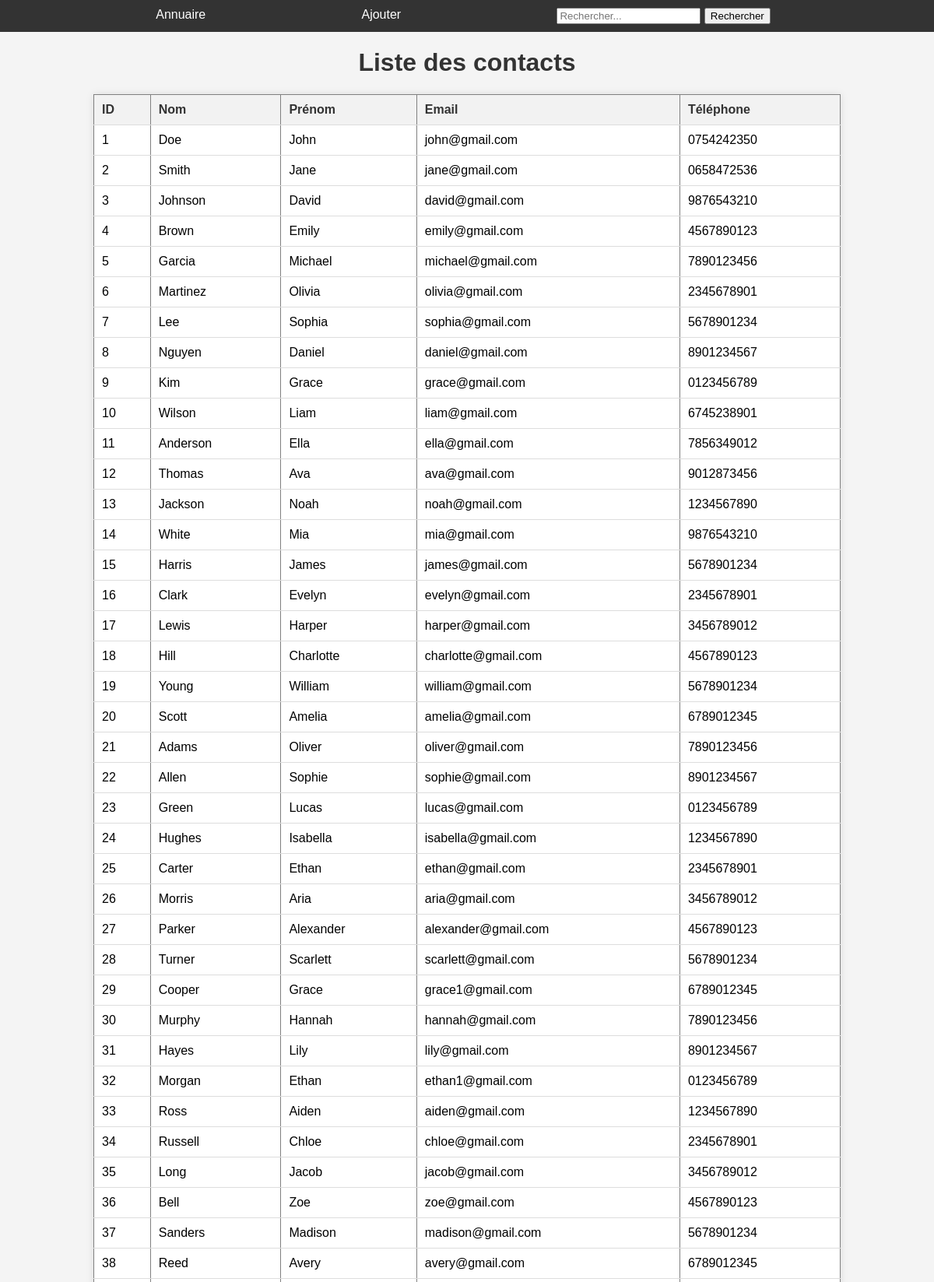
The page / (upper part) on the database its author committed.
### tables this page shows
CREATE TABLE contacts (
            id INTEGER PRIMARY KEY AUTOINCREMENT,
            nom TEXT,
            prenom TEXT,
            email TEXT,
            telephone TEXT
        );

### app.py (the view)
@app.route('/', methods=['GET', 'POST'])
def index():
    conn = connect_to_database()
    cursor = conn.cursor()
    cursor.execute('SELECT * FROM contacts')
    contacts = cursor.fetchall()
    conn.close()
    return render_template('annuaire.html', entries=contacts)

### app.py (called while the page is built)
def connect_to_database(): # connexion à la base de données
    conn = sqlite3.connect('../Projet_Python/carnet_adresses.db')
    cursor = conn.cursor() # création d'un objet cursor qui peremt de récupérer les données de la base de données
    cursor.execute('''
        CREATE TABLE IF NOT EXISTS contacts (
            id INTEGER PRIMARY KEY AUTOINCREMENT,
            nom TEXT,
            prenom TEXT,
            email TEXT,
            telephone TEXT
        )
    ''') # création d'une table contacts si n'existe pas
    conn.commit() # enregistrement de la table contacts
    return conn # connexion à la base de données

### templates/annuaire.html (shortened to what this page needs)
<!DOCTYPE html>
<html>
  <head>
    <link
      rel="stylesheet"
      href="{{ url_for('static', filename='styles.css') }}"
    />
  </head>
  <body>
    <nav>
      <ul class="menu">
        <li><a href="/">Annuaire</a></li>
        <li><a href="{{ url_for('ajouter_contact') }}">Ajouter</a></li>
        <li>
          <form action="{{ url_for('rechercher_contact') }}" method="GET">
            <input type="text" name="search" placeholder="Rechercher..." />
            <input type="submit" value="Rechercher" />
          </form>
        </li>
      </ul>
    </nav>
    <h1>Liste des contacts</h1>
    <table border="1">
      <thead>
        <tr>
          <th>ID</th>
          <th>Nom</th>
          <th>Prénom</th>
          <th>Email</th>
          <th>Téléphone</th>
        </tr>
      </thead>
      <tbody>
        {% for contact in entries %}
        <tr
          onclick="window.location.href='{{ url_for('contact_details', contact_id=contact[0]) }}';"
          class="invisible-link"
        >
          <td>{{ contact[0] }}</td>
          <td>{{ contact[1] }}</td>
          <td>{{ contact[2] }}</td>
          <td>{{ contact[3] }}</td>
          <td>{{ contact[4] }}</td>
        </tr>
        {% endfor %}
      </tbody>
    </table>
  </body>
</html>

### static/styles.css (style rules this page uses)
body { font-family: Arial, sans-serif; background-color: #f4f4f4; margin: 0; padding: 0; }
h1 { text-align: center; color: #333; }
table { width: 80%; margin: 20px auto; border-collapse: collapse; box-shadow: 0 0 10px rgba(0, 0, 0, 0.1); background-color: #fff; }
th, td { padding: 10px; border-bottom: 1px solid #ddd; text-align: left; }
th { background-color: #f2f2f2; color: #333; }
nav { background-color: #333; }
.menu { list-style-type: none; margin: 0; padding: 10px; display: flex; justify-content: space-evenly; }
.menu li { display: inline; margin-right: 10px; }
.menu li a { color: white; text-decoration: none; }

### rows shown on the page
contacts: id "1", nom "Doe", prenom "John", email "john@gmail.com", telephone "0754242350"
contacts: id "2", nom "Smith", prenom "Jane", email "jane@gmail.com", telephone "0658472536"
contacts: id "3", nom "Johnson", prenom "David", email "david@gmail.com", telephone "9876543210"
contacts: id "4", nom "Brown", prenom "Emily", email "emily@gmail.com", telephone "4567890123"
contacts: id "5", nom "Garcia", prenom "Michael", email "michael@gmail.com", telephone "7890123456"
contacts: id "6", nom "Martinez", prenom "Olivia", email "olivia@gmail.com", telephone "2345678901"
contacts: id "7", nom "Lee", prenom "Sophia", email "sophia@gmail.com", telephone "5678901234"
contacts: id "8", nom "Nguyen", prenom "Daniel", email "daniel@gmail.com", telephone "8901234567"
contacts: id "9", nom "Kim", prenom "Grace", email "grace@gmail.com", telephone "0123456789"
contacts: id "10", nom "Wilson", prenom "Liam", email "liam@gmail.com", telephone "6745238901"
contacts: id "11", nom "Anderson", prenom "Ella", email "ella@gmail.com", telephone "7856349012"
contacts: id "12", nom "Thomas", prenom "Ava", email "ava@gmail.com", telephone "9012873456"
contacts: id "13", nom "Jackson", prenom "Noah", email "noah@gmail.com", telephone "1234567890"
contacts: id "14", nom "White", prenom "Mia", email "mia@gmail.com", telephone "9876543210"
contacts: id "15", nom "Harris", prenom "James", email "james@gmail.com", telephone "5678901234"
contacts: id "16", nom "Clark", prenom "Evelyn", email "evelyn@gmail.com", telephone "2345678901"
contacts: id "17", nom "Lewis", prenom "Harper", email "harper@gmail.com", telephone "3456789012"
contacts: id "18", nom "Hill", prenom "Charlotte", email "charlotte@gmail.com", telephone "4567890123"
contacts: id "19", nom "Young", prenom "William", email "william@gmail.com", telephone "5678901234"
contacts: id "20", nom "Scott", prenom "Amelia", email "amelia@gmail.com", telephone "6789012345"
contacts: id "21", nom "Adams", prenom "Oliver", email "oliver@gmail.com", telephone "7890123456"
contacts: id "22", nom "Allen", prenom "Sophie", email "sophie@gmail.com", telephone "8901234567"
contacts: id "23", nom "Green", prenom "Lucas", email "lucas@gmail.com", telephone "0123456789"
contacts: id "24", nom "Hughes", prenom "Isabella", email "isabella@gmail.com", telephone "1234567890"
contacts: id "25", nom "Carter", prenom "Ethan", email "ethan@gmail.com", telephone "2345678901"
contacts: id "26", nom "Morris", prenom "Aria", email "aria@gmail.com", telephone "3456789012"
contacts: id "27", nom "Parker", prenom "Alexander", email "alexander@gmail.com", telephone "4567890123"
contacts: id "28", nom "Turner", prenom "Scarlett", email "scarlett@gmail.com", telephone "5678901234"
contacts: id "29", nom "Cooper", prenom "Grace", email "grace1@gmail.com", telephone "6789012345"
contacts: id "30", nom "Murphy", prenom "Hannah", email "hannah@gmail.com", telephone "7890123456"
contacts: id "31", nom "Hayes", prenom "Lily", email "lily@gmail.com", telephone "8901234567"
contacts: id "32", nom "Morgan", prenom "Ethan", email "ethan1@gmail.com", telephone "0123456789"
contacts: id "33", nom "Ross", prenom "Aiden", email "aiden@gmail.com", telephone "1234567890"
contacts: id "34", nom "Russell", prenom "Chloe", email "chloe@gmail.com", telephone "2345678901"
contacts: id "35", nom "Long", prenom "Jacob", email "jacob@gmail.com", telephone "3456789012"
contacts: id "36", nom "Bell", prenom "Zoe", email "zoe@gmail.com", telephone "4567890123"
contacts: id "37", nom "Sanders", prenom "Madison", email "madison@gmail.com", telephone "5678901234"
contacts: id "38", nom "Reed", prenom "Avery", email "avery@gmail.com", telephone "6789012345"
